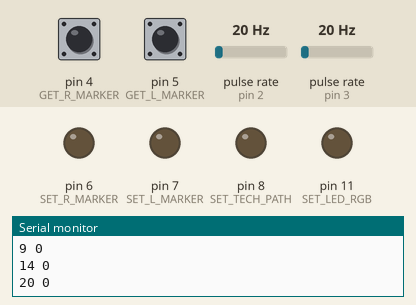
Simulated run of this sketch. Board: Arduino Nano, built with avr-gcc and run on an emulated ATmega328P. Parts: output pins drawn as LEDs (lit = HIGH), the last lines printed to the serial monitor. Wiring (inferred from the names in the program): 2 × pulse sensor: data pin 2 / data pin 3. Dashed ring = blinking. The inputs (shaded band) are chosen by the test bench; at power-on: pulse rate (sensors on pin 2, pin 3) 20 Hz, pin 4 (GET_R_MARKER) HIGH, pin 5 (GET_L_MARKER) HIGH.

Above: at 0.09 s.
At 1.2 s:
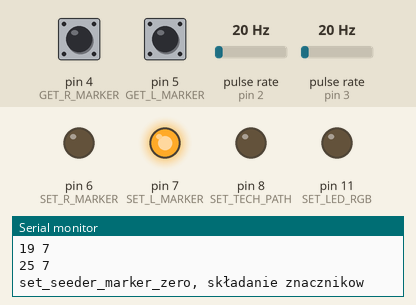
1.3 s: pulse rate (sensor on pin 2) set to 4 Hz
4.6 s: pulse rate (sensor on pin 3) set to 4 Hz
At 6.2 s:
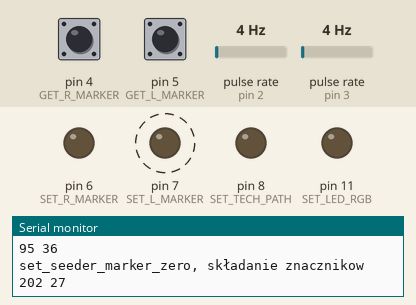
7.9 s: pulse rate (sensor on pin 2) set to 50 Hz
11.2 s: pin 4 (GET_R_MARKER) pulled LOW for 1 s
15.5 s: pin 5 (GET_L_MARKER) pulled LOW for 0.15 s
19.0 s: pulse rate (sensor on pin 3) set to 50 Hz
Timing chart, 0 to 23.1 s (numbered marks = the images above; inputs shaded):
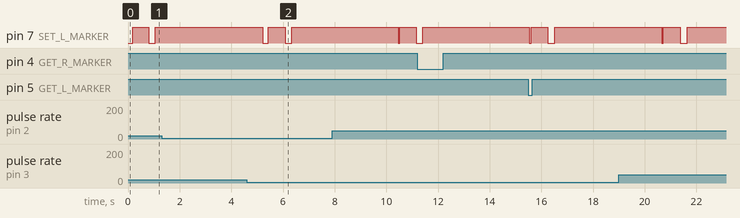

The sketch:

seeder.ino
```cpp
/* System sterowania siewnikami rolniczymi
 *  Założenia
 *  - dowolny typ siewnika - zbożowy, kukurydzy, warzywny...
 *  - dowolny producent
 *  - współpraca z różnymi układami automatyki (elektrozawory, siłowniki elektryczne/pneumatyczne/hydrauliczne)
 *    możliwe wykożystanie istniejacych czujników, przy założeniu że ograniczymy sygnał na wejściu - np zener 5V1
 *  - w pełni konfigurowalny
 *    parametry siewnika
 *    sekwencje sterowania urzytkownika
 *    pomiar samego ziarna, pomiar samego nawozu, pomiar ziarna + pomiar nawozu (konfiguracja czujników)
 *  - automatyczne wykrywanie podłączonych czujników poziomu ziarna
 *  - automatyczne wykrywanie połączenia z urządzeniem Android
 *  - automatyczne wykrywanie typu sterownika przez system Android
 *  - może pracować samodzielnie jako czujnik poziomu ziarna - info wizualne i dźwiękowe
 *    Automatycznie ograniczona funkcjonalność
 *  - konsola sterująca urządzenie systemem Android
 *  - komunikacja za pomocą interf Bluetooth
 *  - baza danych na systemie Android ze statystykami (user + geo + admdata + stat data)
 *  - wykożystanie bazy danych do synchronizacji pracy z innymi sterownikami - np opryskiwacz, lub samej nawigacji
 *  - ustawienia konfiguracji siewnika zapisane na sterowniku EEPROM (synchronizacja po podłączeniu urządzenia Android)
 *  - możliwość podłączenia różnych urządzeń Android do tego samego sterownika
 *  - wykozystanie akcelerometru do rozróżniania awaryjnego cofania ze zmianą ścieżki
 *  - zasilanie steownika z instalacji 12V
 *
 * Czujniki sterownika:
 * 1-8 GPIO x poziomu ziarna liniowe optyczne (własny pomysł) 0/5V
 * 1 GPIO x czujnik obrotów (na koło lub wałek wysiewający) - indukcyjny 0/5V
 * 1 GPIO x czujnik podniesienia siewnika - indukcyjny - 0/5V
 * 2 GPIO x czuknik położenia znaczników - indukcyjny - 0/5V
 *
 * Czujniki urządzenie Android:
 * GPS
 * akcelerometr
 * * dodatkowo transmisja danych, aktualne mapy
 *
 * Wyjścia sterownika:
 * 1 GPIO x RGB LED
 * 1 GPIO x SOUND ALARM
 * 2 GPIO x znaczniki
 * 1 GPIO x ścieżki technologiczne
 * 2 GPIO x komunikacja Bluetooth
 *
 * System Android
 *   Wyliczanie statystyk
 *   - liczenie przejazdów: na pole dzienny/roczny/calkowity
 *   - liczenie ścieżek technologicznych: na pole
 *   - liczenie czasu spedzonego na siewie: dzienny/roczny/calkowity
 *   - liczenie czasu spedzonego na uwrociach: dzienny/roczny/calkowity
 *   - liczenie prędkości wysiewu: chwilowej, sredniej dziennej/rocznej/calkowitej
 *   - liczenie zasianych ha: dzienne/rocznne/całkowite, typu zasiewu dzienne/roczne/całkowite
 *   - liczenie wysianej dawki l/ha: dzienne/roczne/całkowite, typu zasiewu dzienne/roczne/całkowite
 *   - przewidywanie ilosci przejazdów oraz ilosci pola do zasiania, aktualnej ilosci nasion l
 *   - zapisywanie daty i rodzaju wysiewu dla danego pola
 *
 *   Zapisywanie danych GEO
 *   - definiowanie pola
 *     powierzchnia, lista działek
 *     data utworzenia pola
 *   - edycja pola
 *   - kasowanie pola
 *
 *   Sterowanie
 *   - przycisk PAUZA/KONTYNUACJA zatrzymujacy i wznawiający dzialanie sterownika (liczy statystyki)
 *   - przycisk START/KONIEC - zatrzymuje działanie systemu (nie liczy statystyk)
 *   - opcja wznów po akcji KONIEC
 *   - ręczne włączenie ścieżek technologicznych
 *   - ręczne przełączenie znaczników
 *   - ręczne złożenie znaczników
 *   - kalibracja czujników poziomu ziarna
 *   - definiowanie sekwencji sterowania siewnikiem
 *
 *   Komunikacja
 *   Dane przesyłamy między urządzeniem Android a sterownikiem asynchronicznie.
 *   Dana w postaci String z autozabezpieczeniem MD5 lub zwykłym liczniiem znakow
 *   Format
 *   Ramka arduino -> android
 *   #typ_danych$a1;a2;a3;a4;a5;a6;a7;a8;d1;d2;d3;d4;d5;d6;d7;d8@suma_kontrolna%
 *
 * *Przyjmujemy że pole to cześć lub suma kilku działek administracyjnych.
 */

#if defined(ARDUINO_AVR_NANO)
  #define NANO 1
#else
  #define NANO 0
#endif

// Porty do pomiaru poziomu ziarna w zasobniku
// Dla wersji Arduino Nano definiujemy 8 kanałów
#define GET_SEED_1 A0
#define GET_SEED_2 A1
#define GET_SEED_3 A2
#define GET_SEED_4 A3
#define GET_SEED_5 A4
#define GET_SEED_6 A5
#define GET_SEED_7 A6
#define GET_SEED_8 A7

// Komunikacja szeregowa z modułem bluetooth HCxx lub podobnym
#define RX 12
#define TX 13

// Porty do komunikowania stanu zasypu zasobnika ziarna
#define SET_LED_RGB 11

// Porty do sterowania automatyką siewnika
#define SET_TECH_PATH 8
#define SET_L_MARKER 7      // podwoja funkcja - sterowanie z pojedynczym zaworem lub sterowanie tylko L.
#define SET_R_MARKER 6
#define GET_L_MARKER 5
#define GET_R_MARKER 4
#define GET_ROLLER_RPM 3
#define GET_SEEDER_RPM 2

#define DEBUG 1

#include "settings.h"
#include "seeder.h"
#include "bluetooth.h"

void synchronisation()
{
  // jesli wykrywa urzadzenie to
  //    zestaw polaczenie
  //    odczytaj EEPROM
  //    wyslij konfiguracje
  //    przejdz do glownej petli
  // jesli nie ma polaczenia
  //    odczytaj konfiguracje
}

void setup()
{
  if(DEBUG)
  {
    Serial.begin(9600);
  }

  pinMode(RX, INPUT);
  pinMode(TX, OUTPUT);
  bt_setup();

 /*
  * zawszcze czytaj wszystkie czujniki
  * jesli stan wysoki znaczy ze nie ma podlaczonego czujnika
  * jesli stan < wysoki znaczy czujnik podlaczony
  */
  pinMode(GET_SEED_1, INPUT_PULLUP);
  pinMode(GET_SEED_2, INPUT_PULLUP);
  pinMode(GET_SEED_3, INPUT_PULLUP);
  pinMode(GET_SEED_4, INPUT_PULLUP);
  pinMode(GET_SEED_5, INPUT_PULLUP);
  pinMode(GET_SEED_6, INPUT_PULLUP);
  if (NANO)
  {
    pinMode(GET_SEED_7, INPUT_PULLUP);  // nano only
    pinMode(GET_SEED_8, INPUT_PULLUP);  // nano only
  }

  pinMode(SET_LED_RGB, OUTPUT);
  digitalWrite(SET_LED_RGB, LOW);

  pinMode(SET_TECH_PATH, OUTPUT);          // 8
  pinMode(SET_L_MARKER, OUTPUT);           // 7
  pinMode(SET_R_MARKER, OUTPUT);           // 6
  pinMode(GET_L_MARKER, INPUT_PULLUP);     // 5
  pinMode(GET_R_MARKER, INPUT_PULLUP);     // 4
  digitalWrite(SET_TECH_PATH, LOW);
  digitalWrite(SET_L_MARKER, LOW);
  digitalWrite(SET_R_MARKER, LOW);

  // obsługa RPM
  pinMode(GET_SEEDER_RPM, INPUT_PULLUP);    // 2
  pinMode(GET_ROLLER_RPM, INPUT_PULLUP);    // 3
  call_interrupt(GET_SEEDER_RPM, read_rpm_seeder);
  call_interrupt(GET_ROLLER_RPM, read_rpm_roller);

  synchronisation();
}

// seeder_command - is a global variable keeping enum data
bool bt_connection_status = true; // jesli polaczenie bedzie ok, obsluz dodatkowe funkcje

void loop()
{
  // czytaj czujnik nasion
  //Serial.println(meassure_seed_level());
  // wyswietl status nasion na monitorze LED
  if(bt_connection_status)
  {
    get_seeder_speed();
    get_roller_speed();
  // czytaj czujnik obrotw - najwyzsze prio, bardzo czesto
  // czytaj czujnik podniesienia
  // czytaj czujniki znaczników
  // sendBtData();
  // receiveBtData();
  // zmien ustawienia jesli potrzba
  if(rpm_seeder_counter%2) seeder_command = set_marker_zero;
  control_seeder();
  }
}
```

bluetooth.h
```cpp
/*
 * Transmisja asynchroniczna z wykozystanie HC05
*/

#include <SoftwareSerial.h>
SoftwareSerial Blue(RX, TX);

void bt_setup()
{
  Blue.begin(9600);
  if(DEBUG)
  {
     Serial.print("Ustawienie BT ");
  }
}

int data_type = 0;
// 10 - dev to android regular
// 11 - dev to adnroid synchronisation
// 20 - adnroid to dev

String code_frame(int data_type, String message)
{
  /* 10
   * #typ_danych$a1;a2;a3;a4;a5;a6;a7;a8;d1;d2;d3;d4;d5;d6;d7;d8@suma_kontrolna%
   */
  String data = "#"+String(data_type)+"$"+message;
  return data+"@"+String(data.length())+"%";
}

int decode_frame()
{

}

void send_bt_data(int data_type, String message)
{
  String data = code_frame(data_type, message);
  Blue.print(data);
  if(DEBUG)
  {
     Serial.print("Wyslane ");Serial.println(data);
  }
}

String reveive_bt_data()
{
  String message;
  while(Blue.available())
  {
    if(Blue.available() > 0)
    {
      char part_message = Blue.read();
      message += part_message;
    }
  }

  if(DEBUG)
  {
     Serial.print("Odebrane ");Serial.println(message);
  }
  return message;
}
```

settings.h
```cpp
/*
 * Zmienne do obsługi pomiaru prędkości siewnika za pomocą przerwania
 */
const int RPM_SEEDER_READ_WINDOW = 150;  // ms
volatile unsigned long rpm_seeder_read_window_time_past = 0;
volatile unsigned long rpm_seeder_read_window_time_now = 0;
volatile unsigned int rpm_seeder_counter = 0;

/*
 * Zmienne do obsługi pomiaru prędkości siewnika za pomocą przerwania
 */
const int RPM_ROLLER_READ_WINDOW = 150;  // ms
volatile unsigned long rpm_roller_read_window_time_past = 0;
volatile unsigned long rpm_roller_read_window_time_now = 0;
volatile unsigned int rpm_roller_counter = 0;

/*
 * Zmienne do obsługi znaczników
 */
const int MARKER_BUSY_WINDOW = 5000;
const int MARKER_SHORT_RUN_WINDOW = 600;
const int MARKER_OPEN_WINDOW = 2000;
unsigned long marker_is_busy_timer = 0;
unsigned long marker_short_run_on_timer = 0;
unsigned long marker_short_run_off_timer = 0;
unsigned long marker_open_timer = 0;
bool marker_is_busy = false;
bool marker_force_command = false;
int marker_procedure_repetation_counter = 0;

/*
 * ERROR Codes
 */
 enum error_code{
  NONE,
  ERROR_SET_RIGHT_MARKER,
  ERROR_SET_LEFT_MARKER,
  ERROR_SET_LEFT_RIGHT_MARKER
 } SEEDER_ERROR(NONE);

/*
 * EEPROM Parametry siewnika
 */
float rpm_sensor_distance = 1; // m
int seeder_width = 1;
```

Source omitted: seeder.h (12028 bytes)
